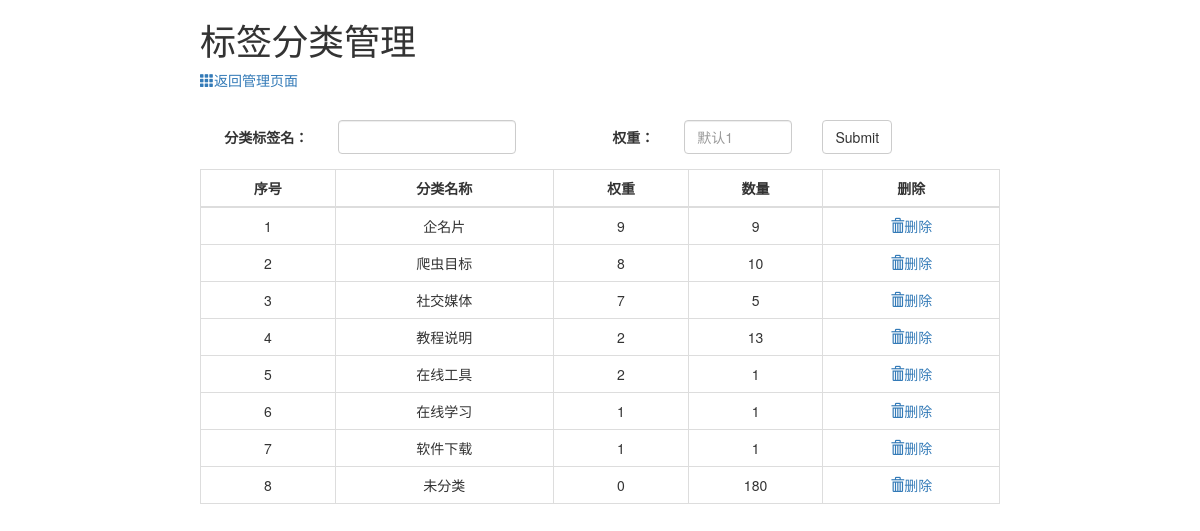
The app's page /classify with its own data.
### model.py (models this page shows)
class BaseModel(Model):
    class Meta:
        database = db

class ClassifyModel(BaseModel):
    name = CharField(null=True)  # 分类名称
    weight = IntegerField(default=1)   # 权重 0 不显示
    flag = IntegerField(default=0)
    info = CharField(default="")

### index.py (the view, shortened to what this page needs)
@app.route("/classify", methods=["GET", "POST"])
def classify():
    if request.method=="GET":
        classifies = ClassifyModel.select().order_by(ClassifyModel.weight.desc())
        return render_template("classify.html", classifies=classifies)

### templates/classify.html (shortened to what this page needs)
<!DOCTYPE html>
<html lang="en">
<head>
    <link rel="stylesheet" href="static/bootstrap-3.3.7-dist/css/bootstrap.min.css">
</head>
<body>
    <h1>标签分类管理</h1>
    <p><a href="/admin"><span class="glyphicon glyphicon-th" aria-hidden="true"></span>返回管理页面</a></p><br>
    <form action="/classify" method="POST" class="form-horizontal">
        <div class="form-group">
        <label for="classify-name" class="col-sm-2 control-label">分类标签名：</label>
            <div class="col-sm-3">
                <input id="classify-name" type="text" name="name" class="form-control">
            </div>
            <label for="classify-weight" class="col-sm-2 control-label">权重：</label>
            <div class="col-sm-2">
                <input id="classify-weight" type="text" name="weight" class="form-control" placeholder="默认1">
            </div>
            <div class="col-sm-3">
                <input type="submit" class="btn btn-default">
                </div>
           </div>
    </form>
    <table class="table table-hover table-bordered">
        <thead><tr>
            <th>序号</th>
            <th>分类名称</th>
            <th>权重</th>
            <th>数量</th>
            <th>删除</th>
        </tr></thead>
        <tbody>
        {% for classify in classifies %}
        <tr>
            <td>{{ loop.index }}</td>
            <td>{{ classify.name }}</td>
            <td>{{ classify.weight }}</td>
            <td>{{ classify.websites | length }}</td>
            <td><a href="/delete-classify?uid={{ classify.id }}"><span class="glyphicon glyphicon-trash" aria-hidden="true"></span>删除</a></td>
        </tr>
        {% endfor %}
        </tbody>
    </table>
</body>
</html>

### templates/classify.html (style rules this page uses)
body { width:800px; margin: 0 auto; }
.table { width: 800px; }
th, td { text-align: center; }

### records on screen
ClassifyModel: name "企名片", weight "9", websites|length "9"
ClassifyModel: name "爬虫目标", weight "8", websites|length "10"
ClassifyModel: name "社交媒体", weight "7", websites|length "5"
ClassifyModel: name "教程说明", weight "2", websites|length "13"
ClassifyModel: name "在线工具", weight "2", websites|length "1"
ClassifyModel: name "在线学习", weight "1", websites|length "1"
ClassifyModel: name "软件下载", weight "1", websites|length "1"
ClassifyModel: name "未分类", weight "0", websites|length "180"
